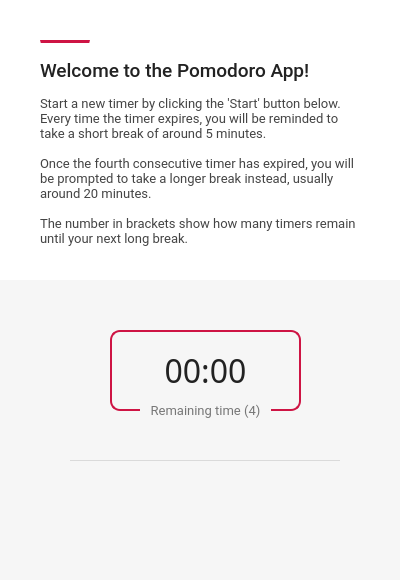
<?xml version="1.0" encoding="UTF-8"?>
<ui version="4.0">
 <class>MainWindow</class>
 <widget class="QMainWindow" name="MainWindow">
  <property name="geometry">
   <rect>
    <x>0</x>
    <y>0</y>
    <width>400</width>
    <height>580</height>
   </rect>
  </property>
  <property name="font">
   <font>
    <pointsize>8</pointsize>
   </font>
  </property>
  <property name="windowTitle">
   <string>MainWindow</string>
  </property>
  <property name="styleSheet">
   <string notr="true">QMainWindow#MainWindow {
  background: #ffffff;
}

QLabel {
  color: #222222;
}

QLabel#time_background {
  background: #f6f6f6;
}

QLabel#description {
  color: #444444;
}

QLabel#time {
  border: 2px solid #ce1444;
  border-radius: 10px;
}

QLabel#time_label, QLabel#con_timer_label {
  color: #777777;
}

QLabel#time_label {
  background: #f6f6f6;
}

QPushButton {
  border: 0;
  border-radius: 10px;
}

/* QPushButton#start_button {
  background: #ce1444;
  color: white;
} */</string>
  </property>
  <widget class="QWidget" name="centralwidget">
   <widget class="QPushButton" name="start_button">
    <property name="geometry">
     <rect>
      <x>180</x>
      <y>494</y>
      <width>50</width>
      <height>50</height>
     </rect>
    </property>
    <property name="font">
     <font>
      <family>Roboto Medium</family>
      <pointsize>10</pointsize>
     </font>
    </property>
    <property name="cursor">
     <cursorShape>PointingHandCursor</cursorShape>
    </property>
    <property name="text">
     <string/>
    </property>
    <property name="icon">
     <iconset resource="qt_ui_resources.qrc">
      <normaloff>:/icons/icon-play.png</normaloff>:/icons/icon-play.png</iconset>
    </property>
    <property name="iconSize">
     <size>
      <width>50</width>
      <height>50</height>
     </size>
    </property>
   </widget>
   <widget class="QLabel" name="title">
    <property name="geometry">
     <rect>
      <x>40</x>
      <y>55</y>
      <width>311</width>
      <height>31</height>
     </rect>
    </property>
    <property name="font">
     <font>
      <family>Roboto Medium</family>
      <pointsize>14</pointsize>
     </font>
    </property>
    <property name="styleSheet">
     <string notr="true"/>
    </property>
    <property name="text">
     <string>Welcome to the Pomodoro App!</string>
    </property>
   </widget>
   <widget class="QLabel" name="description">
    <property name="geometry">
     <rect>
      <x>40</x>
      <y>95</y>
      <width>321</width>
      <height>151</height>
     </rect>
    </property>
    <property name="font">
     <font>
      <family>Roboto</family>
      <pointsize>10</pointsize>
     </font>
    </property>
    <property name="styleSheet">
     <string notr="true">QLabel {
  line-height: 110%;
}</string>
    </property>
    <property name="text">
     <string>Start a new timer by clicking the 'Start' button below. Every time the timer expires, you will be reminded to take a short break of around 5 minutes. 

Once the fourth consecutive timer has expired, you will be prompted to take a longer break instead, usually around 20 minutes. 

The number in brackets show how many timers remain until your next long break.</string>
    </property>
    <property name="alignment">
     <set>Qt::AlignLeading|Qt::AlignLeft|Qt::AlignTop</set>
    </property>
    <property name="wordWrap">
     <bool>true</bool>
    </property>
    <property name="margin">
     <number>0</number>
    </property>
    <property name="indent">
     <number>-1</number>
    </property>
   </widget>
   <widget class="Line" name="line">
    <property name="geometry">
     <rect>
      <x>40</x>
      <y>40</y>
      <width>50</width>
      <height>3</height>
     </rect>
    </property>
    <property name="styleSheet">
     <string notr="true">border-top: 4px solid #ce1444;</string>
    </property>
    <property name="orientation">
     <enum>Qt::Horizontal</enum>
    </property>
   </widget>
   <widget class="QLabel" name="time">
    <property name="geometry">
     <rect>
      <x>110</x>
      <y>330</y>
      <width>191</width>
      <height>81</height>
     </rect>
    </property>
    <property name="font">
     <font>
      <family>IBM Plex Sans SemiBold</family>
      <pointsize>24</pointsize>
     </font>
    </property>
    <property name="text">
     <string>00:00</string>
    </property>
    <property name="alignment">
     <set>Qt::AlignCenter</set>
    </property>
   </widget>
   <widget class="QLabel" name="time_label">
    <property name="geometry">
     <rect>
      <x>140</x>
      <y>400</y>
      <width>131</width>
      <height>20</height>
     </rect>
    </property>
    <property name="font">
     <font>
      <family>Roboto</family>
      <pointsize>10</pointsize>
     </font>
    </property>
    <property name="text">
     <string>Remaining time (4)</string>
    </property>
    <property name="alignment">
     <set>Qt::AlignCenter</set>
    </property>
   </widget>
   <widget class="QLabel" name="time_background">
    <property name="geometry">
     <rect>
      <x>0</x>
      <y>280</y>
      <width>401</width>
      <height>321</height>
     </rect>
    </property>
    <property name="text">
     <string/>
    </property>
   </widget>
   <widget class="QPushButton" name="cancel_button">
    <property name="geometry">
     <rect>
      <x>266</x>
      <y>502</y>
      <width>32</width>
      <height>32</height>
     </rect>
    </property>
    <property name="font">
     <font>
      <family>Roboto Medium</family>
      <pointsize>10</pointsize>
     </font>
    </property>
    <property name="cursor">
     <cursorShape>PointingHandCursor</cursorShape>
    </property>
    <property name="text">
     <string/>
    </property>
    <property name="icon">
     <iconset resource="qt_ui_resources.qrc">
      <normaloff>:/icons/icon-cancel.png</normaloff>:/icons/icon-cancel.png</iconset>
    </property>
    <property name="iconSize">
     <size>
      <width>32</width>
      <height>32</height>
     </size>
    </property>
   </widget>
   <widget class="Line" name="line_2">
    <property name="geometry">
     <rect>
      <x>70</x>
      <y>460</y>
      <width>270</width>
      <height>3</height>
     </rect>
    </property>
    <property name="styleSheet">
     <string notr="true">border-top: 1px solid #dadada;</string>
    </property>
    <property name="orientation">
     <enum>Qt::Horizontal</enum>
    </property>
   </widget>
   <widget class="QPushButton" name="reset_button">
    <property name="geometry">
     <rect>
      <x>110</x>
      <y>502</y>
      <width>32</width>
      <height>32</height>
     </rect>
    </property>
    <property name="font">
     <font>
      <family>Roboto Medium</family>
      <pointsize>10</pointsize>
     </font>
    </property>
    <property name="cursor">
     <cursorShape>PointingHandCursor</cursorShape>
    </property>
    <property name="text">
     <string/>
    </property>
    <property name="icon">
     <iconset resource="qt_ui_resources.qrc">
      <normaloff>:/icons/icon-reset.png</normaloff>:/icons/icon-reset.png</iconset>
    </property>
    <property name="iconSize">
     <size>
      <width>32</width>
      <height>32</height>
     </size>
    </property>
   </widget>
   <zorder>time_background</zorder>
   <zorder>start_button</zorder>
   <zorder>title</zorder>
   <zorder>description</zorder>
   <zorder>line</zorder>
   <zorder>time</zorder>
   <zorder>time_label</zorder>
   <zorder>cancel_button</zorder>
   <zorder>line_2</zorder>
   <zorder>reset_button</zorder>
  </widget>
 </widget>
 <resources>
  <include location="qt_ui_resources.qrc"/>
 </resources>
 <connections/>
</ui>
